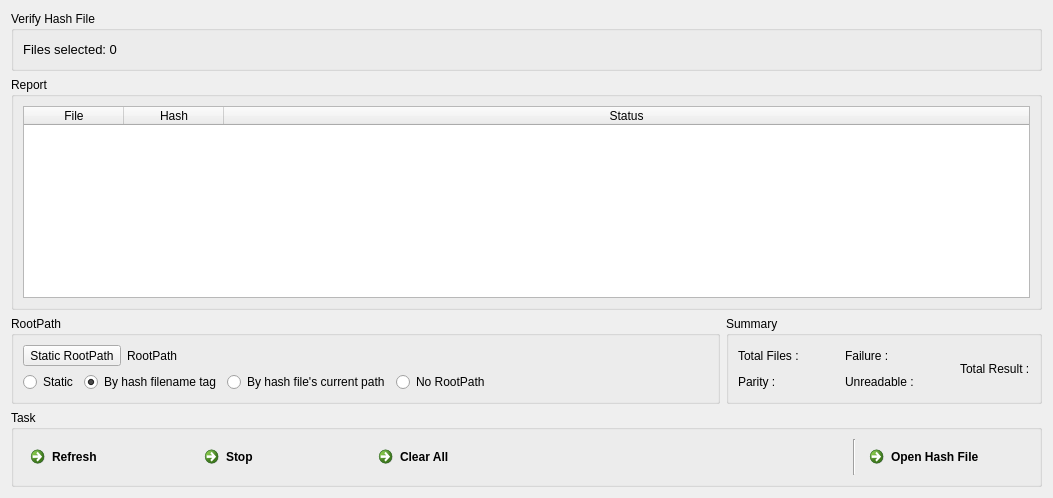
      <widget class="QWidget" name="tabVerify">
       <attribute name="icon">
        <iconset resource="ResourceCheckSumJack.qrc">
         <normaloff>:/new/prefix1/icon/verify.png</normaloff>:/new/prefix1/icon/verify.png</iconset>
       </attribute>
       <attribute name="title">
        <string>Verify</string>
       </attribute>
       <layout class="QVBoxLayout" name="verticalLayout_13">
        <item>
         <widget class="QGroupBox" name="groupBox_4">
          <property name="maximumSize">
           <size>
            <width>16777215</width>
            <height>60</height>
           </size>
          </property>
          <property name="title">
           <string>Verify Hash File</string>
          </property>
          <layout class="QVBoxLayout" name="verticalLayout_8">
           <item>
            <layout class="QHBoxLayout" name="horizontalLayout">
             <item>
              <widget class="QLabel" name="label_3">
               <property name="font">
                <font>
                 <family>MS Shell Dlg 2</family>
                 <pointsize>10</pointsize>
                </font>
               </property>
               <property name="text">
                <string>Files selected: 0</string>
               </property>
               <property name="textFormat">
                <enum>Qt::AutoText</enum>
               </property>
               <property name="alignment">
                <set>Qt::AlignCenter</set>
               </property>
               <property name="wordWrap">
                <bool>false</bool>
               </property>
              </widget>
             </item>
             <item>
              <spacer name="horizontalSpacer">
               <property name="orientation">
                <enum>Qt::Horizontal</enum>
               </property>
               <property name="sizeType">
                <enum>QSizePolicy::Maximum</enum>
               </property>
               <property name="sizeHint" stdset="0">
                <size>
                 <width>13</width>
                 <height>10</height>
                </size>
               </property>
              </spacer>
             </item>
             <item>
              <widget class="QLabel" name="labelStatus2">
               <property name="font">
                <font>
                 <family>MS Shell Dlg 2</family>
                 <pointsize>10</pointsize>
                </font>
               </property>
               <property name="text">
                <string/>
               </property>
              </widget>
             </item>
             <item>
              <spacer name="horizontalSpacer_3">
               <property name="orientation">
                <enum>Qt::Horizontal</enum>
               </property>
               <property name="sizeHint" stdset="0">
                <size>
                 <width>40</width>
                 <height>20</height>
                </size>
               </property>
              </spacer>
             </item>
             <item>
              <widget class="QLabel" name="labelRootPath2">
               <property name="font">
                <font>
                 <family>MS Shell Dlg 2</family>
                 <pointsize>9</pointsize>
                </font>
               </property>
               <property name="text">
                <string/>
               </property>
              </widget>
             </item>
             <item>
              <spacer name="horizontalSpacer_12">
               <property name="orientation">
                <enum>Qt::Horizontal</enum>
               </property>
               <property name="sizeType">
                <enum>QSizePolicy::Fixed</enum>
               </property>
               <property name="sizeHint" stdset="0">
                <size>
                 <width>400</width>
                 <height>20</height>
                </size>
               </property>
              </spacer>
             </item>
            </layout>
           </item>
          </layout>
         </widget>
        </item>
        <item>
         <widget class="QGroupBox" name="groupBox_5">
          <property name="enabled">
           <bool>true</bool>
          </property>
          <property name="acceptDrops">
           <bool>true</bool>
          </property>
          <property name="autoFillBackground">
           <bool>false</bool>
          </property>
          <property name="title">
           <string>Report</string>
          </property>
          <property name="flat">
           <bool>false</bool>
          </property>
          <property name="checkable">
           <bool>false</bool>
          </property>
          <layout class="QVBoxLayout" name="verticalLayout_9">
           <item>
            <widget class="QTableWidget" name="tableWidget_2">
             <property name="contextMenuPolicy">
              <enum>Qt::NoContextMenu</enum>
             </property>
             <property name="acceptDrops">
              <bool>true</bool>
             </property>
             <property name="toolTip">
              <string>&lt;html&gt;&lt;head/&gt;&lt;body&gt;&lt;p&gt;Right click.&lt;/p&gt;&lt;/body&gt;&lt;/html&gt;</string>
             </property>
             <property name="autoScroll">
              <bool>true</bool>
             </property>
             <property name="autoScrollMargin">
              <number>16</number>
             </property>
             <property name="dragEnabled">
              <bool>false</bool>
             </property>
             <property name="dragDropMode">
              <enum>QAbstractItemView::DragDrop</enum>
             </property>
             <property name="textElideMode">
              <enum>Qt::ElideNone</enum>
             </property>
             <property name="showGrid">
              <bool>false</bool>
             </property>
             <property name="wordWrap">
              <bool>false</bool>
             </property>
             <property name="cornerButtonEnabled">
              <bool>false</bool>
             </property>
             <attribute name="horizontalHeaderHighlightSections">
              <bool>false</bool>
             </attribute>
             <attribute name="horizontalHeaderStretchLastSection">
              <bool>true</bool>
             </attribute>
             <attribute name="verticalHeaderVisible">
              <bool>false</bool>
             </attribute>
             <attribute name="verticalHeaderHighlightSections">
              <bool>false</bool>
             </attribute>
             <column>
              <property name="text">
               <string>File</string>
              </property>
             </column>
             <column>
              <property name="text">
               <string>Hash</string>
              </property>
              <property name="textAlignment">
               <set>AlignHCenter|AlignVCenter|AlignCenter</set>
              </property>
             </column>
             <column>
              <property name="text">
               <string>Status</string>
              </property>
              <property name="textAlignment">
               <set>AlignHCenter|AlignVCenter|AlignCenter</set>
              </property>
             </column>
            </widget>
           </item>
          </layout>
         </widget>
        </item>
        <item>
         <layout class="QHBoxLayout" name="horizontalLayout_10">
          <item>
           <widget class="QGroupBox" name="groupBox_8">
            <property name="title">
             <string>RootPath</string>
            </property>
            <layout class="QVBoxLayout" name="verticalLayout_7">
             <item>
              <layout class="QHBoxLayout" name="horizontalLayout_8">
               <item>
                <layout class="QVBoxLayout" name="verticalLayout_3">
                 <item>
                  <layout class="QHBoxLayout" name="horizontalLayout_7">
                   <item>
                    <widget class="QToolButton" name="toolButton">
                     <property name="enabled">
                      <bool>true</bool>
                     </property>
                     <property name="toolTip">
                      <string>&lt;html&gt;&lt;head/&gt;&lt;body&gt;&lt;p&gt;Choose the root path directory. static needs to be selected.&lt;/p&gt;&lt;/body&gt;&lt;/html&gt;</string>
                     </property>
                     <property name="autoFillBackground">
                      <bool>false</bool>
                     </property>
                     <property name="text">
                      <string>Static RootPath</string>
                     </property>
                    </widget>
                   </item>
                   <item>
                    <widget class="QLabel" name="labelRootPath">
                     <property name="text">
                      <string>RootPath</string>
                     </property>
                    </widget>
                   </item>
                   <item>
                    <spacer name="horizontalSpacer_17">
                     <property name="orientation">
                      <enum>Qt::Horizontal</enum>
                     </property>
                     <property name="sizeHint" stdset="0">
                      <size>
                       <width>78</width>
                       <height>20</height>
                      </size>
                     </property>
                    </spacer>
                   </item>
                  </layout>
                 </item>
                 <item>
                  <layout class="QHBoxLayout" name="horizontalLayout_6">
                   <item>
                    <widget class="QRadioButton" name="radioStatic">
                     <property name="toolTip">
                      <string>&lt;html&gt;&lt;head/&gt;&lt;body&gt;&lt;p&gt;User defined root path. Choose a directory.&lt;/p&gt;&lt;/body&gt;&lt;/html&gt;</string>
                     </property>
                     <property name="text">
                      <string>Static</string>
                     </property>
                     <property name="checked">
                      <bool>false</bool>
                     </property>
                    </widget>
                   </item>
                   <item>
                    <widget class="QRadioButton" name="radioByTag">
                     <property name="toolTip">
                      <string>&lt;html&gt;&lt;head/&gt;&lt;body&gt;&lt;p&gt;Select root path by hash file name. This is not supported by all hash files.&lt;/p&gt;&lt;/body&gt;&lt;/html&gt;</string>
                     </property>
                     <property name="text">
                      <string>By hash filename tag</string>
                     </property>
                     <property name="checked">
                      <bool>true</bool>
                     </property>
                    </widget>
                   </item>
                   <item>
                    <widget class="QRadioButton" name="radioDynamic">
                     <property name="toolTip">
                      <string>&lt;html&gt;&lt;head/&gt;&lt;body&gt;&lt;p&gt;Select root path by the hash file's current path (location).&lt;/p&gt;&lt;/body&gt;&lt;/html&gt;</string>
                     </property>
                     <property name="text">
                      <string>By hash file's current path</string>
                     </property>
                    </widget>
                   </item>
                   <item>
                    <widget class="QRadioButton" name="radioNoRootPath">
                     <property name="toolTip">
                      <string>&lt;html&gt;&lt;head/&gt;&lt;body&gt;&lt;p&gt;No root path at all. Some hash files include full path to every hash digest.&lt;/p&gt;&lt;/body&gt;&lt;/html&gt;</string>
                     </property>
                     <property name="text">
                      <string>No RootPath</string>
                     </property>
                    </widget>
                   </item>
                  </layout>
                 </item>
                </layout>
               </item>
               <item>
                <spacer name="horizontalSpacer_16">
                 <property name="orientation">
                  <enum>Qt::Horizontal</enum>
                 </property>
                 <property name="sizeHint" stdset="0">
                  <size>
                   <width>218</width>
                   <height>20</height>
                  </size>
                 </property>
                </spacer>
               </item>
              </layout>
             </item>
            </layout>
           </widget>
          </item>
          <item>
           <widget class="QGroupBox" name="groupBox_Summary">
            <property name="maximumSize">
             <size>
              <width>16777215</width>
              <height>125</height>
             </size>
            </property>
            <property name="title">
             <string>Summary</string>
            </property>
            <layout class="QVBoxLayout" name="verticalLayout_12">
             <item>
              <layout class="QHBoxLayout" name="horizontalLayout_9">
               <item>
                <layout class="QVBoxLayout" name="verticalLayout_5">
                 <item>
                  <widget class="QLabel" name="label_total_files">
                   <property name="text">
                    <string>Total Files :</string>
                   </property>
                  </widget>
                 </item>
                 <item>
                  <widget class="QLabel" name="label_match">
                   <property name="text">
                    <string>Parity :</string>
                   </property>
                  </widget>
                 </item>
                </layout>
               </item>
               <item>
                <spacer name="horizontalSpacer_6">
                 <property name="orientation">
                  <enum>Qt::Horizontal</enum>
                 </property>
                 <property name="sizeType">
                  <enum>QSizePolicy::MinimumExpanding</enum>
                 </property>
                 <property name="sizeHint" stdset="0">
                  <size>
                   <width>40</width>
                   <height>20</height>
                  </size>
                 </property>
                </spacer>
               </item>
               <item>
                <layout class="QVBoxLayout" name="verticalLayout_11">
                 <item>
                  <widget class="QLabel" name="label_missmatch">
                   <property name="text">
                    <string>Failure :</string>
                   </property>
                  </widget>
                 </item>
                 <item>
                  <widget class="QLabel" name="label_unreadable">
                   <property name="text">
                    <string>Unreadable :</string>
                   </property>
                  </widget>
                 </item>
                </layout>
               </item>
               <item>
                <spacer name="horizontalSpacer_7">
                 <property name="orientation">
                  <enum>Qt::Horizontal</enum>
                 </property>
                 <property name="sizeType">
                  <enum>QSizePolicy::MinimumExpanding</enum>
                 </property>
                 <property name="sizeHint" stdset="0">
                  <size>
                   <width>40</width>
                   <height>20</height>
                  </size>
                 </property>
                </spacer>
               </item>
               <item>
                <widget class="QLabel" name="label_total_result">
                 <property name="text">
                  <string>Total Result :</string>
                 </property>
                </widget>
               </item>
              </layout>
             </item>
            </layout>
           </widget>
          </item>
         </layout>
        </item>
        <item>
         <widget class="QGroupBox" name="groupBox_7">
          <property name="title">
           <string>Task</string>
          </property>
          <layout class="QVBoxLayout" name="verticalLayout_10">
           <item>
            <layout class="QHBoxLayout" name="horizontalLayout_4">
             <item>
              <widget class="QCommandLinkButton" name="commandLinkButtonRefresh_2">
               <property name="toolTip">
                <string>&lt;html&gt;&lt;head/&gt;&lt;body&gt;&lt;p&gt;&lt;span style=&quot; font-size:10pt; font-weight:600;&quot;&gt;Refresh&lt;/span&gt;&lt;/p&gt;&lt;p&gt;refreshes the verification. Shortcut&lt;span style=&quot; font-weight:600;&quot;&gt; F5&lt;/span&gt;&lt;/p&gt;&lt;/body&gt;&lt;/html&gt;</string>
               </property>
               <property name="autoFillBackground">
                <bool>false</bool>
               </property>
               <property name="text">
                <string>Refresh</string>
               </property>
               <property name="icon">
                <iconset resource="ResourceCheckSumJack.qrc">
                 <normaloff>:/new/prefix1/icon/refresh.png</normaloff>:/new/prefix1/icon/refresh.png</iconset>
               </property>
              </widget>
             </item>
             <item>
              <widget class="QCommandLinkButton" name="commandLinkButtonStop_2">
               <property name="toolTip">
                <string>&lt;html&gt;&lt;head/&gt;&lt;body&gt;&lt;p&gt;&lt;span style=&quot; font-size:10pt; font-weight:600;&quot;&gt;Stop&lt;/span&gt;&lt;/p&gt;&lt;/body&gt;&lt;/html&gt;</string>
               </property>
               <property name="text">
                <string>Stop</string>
               </property>
               <property name="icon">
                <iconset resource="ResourceCheckSumJack.qrc">
                 <normaloff>:/new/prefix1/icon/stop.png</normaloff>:/new/prefix1/icon/stop.png</iconset>
               </property>
              </widget>
             </item>
             <item>
              <widget class="QCommandLinkButton" name="commandLinkButtonClearAll_2">
               <property name="toolTip">
                <string>&lt;html&gt;&lt;head/&gt;&lt;body&gt;&lt;p&gt;&lt;span style=&quot; font-size:10pt; font-weight:600;&quot;&gt;Clear All&lt;/span&gt;&lt;/p&gt;&lt;/body&gt;&lt;/html&gt;</string>
               </property>
               <property name="text">
                <string>Clear All</string>
               </property>
               <property name="icon">
                <iconset resource="ResourceCheckSumJack.qrc">
                 <normaloff>:/new/prefix1/icon/clearall.png</normaloff>:/new/prefix1/icon/clearall.png</iconset>
               </property>
              </widget>
             </item>
             <item>
              <spacer name="horizontalSpacer_9">
               <property name="orientation">
                <enum>Qt::Horizontal</enum>
               </property>
               <property name="sizeHint" stdset="0">
                <size>
                 <width>40</width>
                 <height>20</height>
                </size>
               </property>
              </spacer>
             </item>
             <item>
              <widget class="Line" name="line_2">
               <property name="orientation">
                <enum>Qt::Vertical</enum>
               </property>
              </widget>
             </item>
             <item>
              <widget class="QCommandLinkButton" name="commandLinkButtonOpenCheckSumFile">
               <property name="toolTip">
                <string>&lt;html&gt;&lt;head/&gt;&lt;body&gt;&lt;p&gt;&lt;span style=&quot; font-size:10pt; font-weight:600;&quot;&gt;Open Hash File&lt;/span&gt;&lt;/p&gt;&lt;p&gt;Also try to drag and drop the hash file(s) onto this applikation.&lt;/p&gt;&lt;/body&gt;&lt;/html&gt;</string>
               </property>
               <property name="text">
                <string>Open Hash File</string>
               </property>
               <property name="icon">
                <iconset resource="ResourceCheckSumJack.qrc">
                 <normaloff>:/new/prefix1/icon/loadhash.png</normaloff>:/new/prefix1/icon/loadhash.png</iconset>
               </property>
              </widget>
             </item>
            </layout>
           </item>
          </layout>
         </widget>
        </item>
       </layout>
      </widget>
